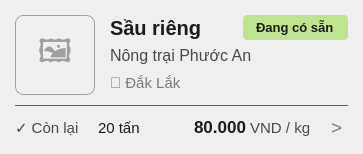
            <widget class="QFrame" name="card_4">
             <property name="cursor">
              <cursorShape>PointingHandCursor</cursorShape>
             </property>
             <property name="styleSheet">
              <string notr="true">QFrame#card_4 { background-color: #FFFFFF; border: 1px solid #3E7B40; border-radius: 8px; } QFrame#card_4:hover { border: 2px solid #5BA75D; }</string>
             </property>
             <layout class="QVBoxLayout" name="vbox_card4">
              <property name="spacing">
               <number>10</number>
              </property>
              <property name="leftMargin">
               <number>15</number>
              </property>
              <property name="topMargin">
               <number>15</number>
              </property>
              <property name="rightMargin">
               <number>15</number>
              </property>
              <property name="bottomMargin">
               <number>15</number>
              </property>

              <item>
               <layout class="QHBoxLayout" name="hbox_card4_top">
                <property name="spacing">
                 <number>15</number>
                </property>
                <item alignment="Qt::AlignTop">
                 <widget class="QLabel" name="img_4">
                  <property name="minimumSize">
                   <size>
                    <width>80</width>
                    <height>80</height>
                   </size>
                  </property>
                  <property name="maximumSize">
                   <size>
                    <width>80</width>
                    <height>80</height>
                   </size>
                  </property>
                  <property name="styleSheet">
                   <string notr="true">background-color: #F0F0F0; border: 1px solid #A0A0A0; border-radius: 8px; font-size: 24pt; color: #A0A0A0;</string>
                  </property>
                  <property name="text">
                   <string>🖼️</string>
                  </property>
                  <property name="alignment">
                   <set>Qt::AlignCenter</set>
                  </property>
                 </widget>
                </item>
                <item>
                 <layout class="QVBoxLayout" name="vbox_card4_info">
                  <property name="spacing">
                   <number>2</number>
                  </property>
                  <item>
                   <layout class="QHBoxLayout">
                    <item>
                     <widget class="QLabel">
                      <property name="text">
                       <string>Sầu riêng</string>
                      </property>
                      <property name="styleSheet">
                       <string notr="true">font-size: 15pt; font-weight: bold; color: #1C1C1C; border: none;</string>
                      </property>
                     </widget>
                    </item>
                    <item>
                     <spacer>
                      <property name="orientation">
                       <enum>Qt::Horizontal</enum>
                      </property>
                      <property name="sizeHint" stdset="0">
                       <size>
                        <width>10</width>
                        <height>10</height>
                       </size>
                      </property>
                     </spacer>
                    </item>
                    <item>
                     <widget class="QLabel">
                      <property name="text">
                       <string>Đang có sẵn</string>
                      </property>
                      <property name="styleSheet">
                       <string notr="true">background-color: #C0E38F; color: #1C1C1C; border-radius: 4px; padding: 4px 10px; font-size: 10pt; font-weight: bold; border: none;</string>
                      </property>
                     </widget>
                    </item>
                   </layout>
                  </item>
                  <item>
                   <widget class="QLabel">
                    <property name="text">
                     <string>Nông trại Phước An</string>
                    </property>
                    <property name="styleSheet">
                     <string notr="true">font-size: 12pt; color: #4A4A4A; border: none;</string>
                    </property>
                   </widget>
                  </item>
                  <item>
                   <widget class="QLabel">
                    <property name="text">
                     <string>📍 Đắk Lắk</string>
                    </property>
                    <property name="styleSheet">
                     <string notr="true">font-size: 11pt; color: #7D7D7D; border: none;</string>
                    </property>
                   </widget>
                  </item>
                 </layout>
                </item>
               </layout>
              </item>

              <item>
               <widget class="QFrame" name="line_4">
                <property name="minimumSize">
                 <size>
                  <width>0</width>
                  <height>1</height>
                 </size>
                </property>
                <property name="maximumSize">
                 <size>
                  <width>16777215</width>
                  <height>1</height>
                 </size>
                </property>
                <property name="styleSheet">
                 <string notr="true">background-color: #3E7B40;</string>
                </property>
               </widget>
              </item>

              <item>
               <layout class="QHBoxLayout" name="hbox_card4_bot">
                <item>
                 <widget class="QLabel">
                  <property name="text">
                   <string>✓ Còn lại</string>
                  </property>
                  <property name="styleSheet">
                   <string notr="true">font-size: 11pt; color: #4A4A4A; border: none;</string>
                  </property>
                 </widget>
                </item>
                <item>
                 <widget class="QLabel">
                  <property name="text">
                   <string>20 tấn</string>
                  </property>
                  <property name="styleSheet">
                   <string notr="true">font-size: 11pt; color: #1C1C1C; border: none; margin-left: 5px;</string>
                  </property>
                 </widget>
                </item>
                <item>
                 <spacer>
                  <property name="orientation">
                   <enum>Qt::Horizontal</enum>
                  </property>
                  <property name="sizeHint" stdset="0">
                   <size>
                    <width>40</width>
                    <height>10</height>
                   </size>
                  </property>
                 </spacer>
                </item>
                <item>
                 <widget class="QLabel">
                  <property name="text">
                   <string>&lt;html&gt;&lt;body&gt;&lt;span style=&quot;font-weight:bold; font-size:13pt; color:#1C1C1C;&quot;&gt;80.000&lt;/span&gt;&lt;span style=&quot;font-size:11pt; color:#4A4A4A;&quot;&gt; VND / kg&lt;/span&gt;&lt;/body&gt;&lt;/html&gt;</string>
                  </property>
                  <property name="styleSheet">
                   <string notr="true">border: none;</string>
                  </property>
                 </widget>
                </item>
                <item>
                 <widget class="QLabel">
                  <property name="text">
                   <string>&gt;</string>
                  </property>
                  <property name="styleSheet">
                   <string notr="true">font-size: 14pt; color: #7D7D7D; border: none; margin-left: 5px;</string>
                  </property>
                 </widget>
                </item>
               </layout>
              </item>
             </layout>
            </widget>
